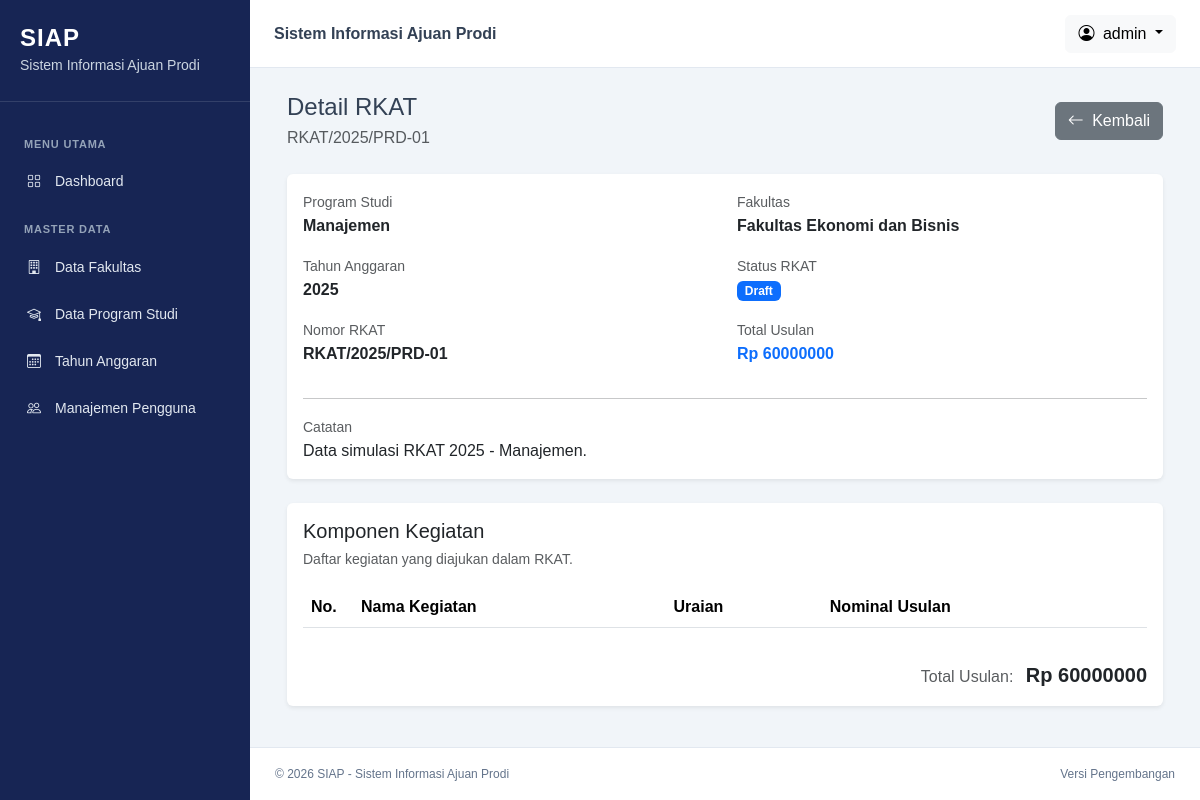
The app's page /rkat/1/ (signed in) with its own data.
### apps/rkat/models.py (models this page shows, shortened)
class RKATSubmission(TimeStampedModel):
    class Status(models.TextChoices):
        DRAFT = "DRAFT", "Draft"
        SUBMITTED = "SUBMITTED", "Diajukan"
        FORWARDED = "FORWARDED", "Diteruskan ke Lembaga"
        DECISION_RECORDED = "DECISION_RECORDED", "Keputusan Lembaga Dicatat"
        ALLOCATION_ADJUSTMENT = "ALLOCATION_ADJUSTMENT", "Penyesuaian Alokasi"
        READY = "READY", "Siap Digunakan"
    study_program = models.ForeignKey(
        StudyProgram,
        on_delete=models.PROTECT,
        related_name="rkat_submissions"
    )
    budget_year = models.ForeignKey(
        BudgetYear,
        on_delete=models.PROTECT,
        related_name="rkat_submissions"
    )
    submission_number = models.CharField(
        max_length=50,
        unique=True
    )
    status = models.CharField(
        max_length=30,
        choices=Status.choices,
        default=Status.DRAFT
    )
    submitted_at = models.DateTimeField(
        null=True,
        blank=True
    )
    notes = models.TextField(
        blank=True
    )
    class Meta:
        db_table = "rkat_submission"
        ordering = ["-created_at"]
        constraints = [
            models.UniqueConstraint(
                fields=["study_program", "budget_year"],
                name="unique_rkat_program_year"
            )
        ]
    @property
    def proposed_total(self):
        return self.activities.aggregate(
            total=Sum("proposed_amount")
        )["total"] or 0

### apps/master_data/models.py (models this page shows, shortened)
class TimeStampedModel(models.Model):
    created_at = models.DateTimeField(auto_now_add=True)
    updated_at = models.DateTimeField(auto_now=True)
    class Meta:
        abstract = True

class StudyProgram(TimeStampedModel):
    faculty = models.ForeignKey(
        Faculty,
        on_delete=models.PROTECT,
        related_name="study_programs"
    )
    name = models.CharField(
        max_length=150,
        verbose_name="Nama Program Studi"
    )
    code = models.CharField(
        max_length=20,
        unique=True,
        verbose_name="Kode Program Studi"
    )
    class Meta:
        db_table = "master_study_program"
        ordering = ["name"]
        verbose_name = "Program Studi"
        verbose_name_plural = "Program Studi"

class Faculty(TimeStampedModel):
    name = models.CharField(
        max_length=150,
        verbose_name="Nama Fakultas"
    )
    code = models.CharField(
        max_length=20,
        unique=True,
        verbose_name="Kode Fakultas"
    )
    address = models.TextField(
        blank=True,
        null=True,
        verbose_name="Alamat"
    )
    class Meta:
        db_table = "master_faculty"
        ordering = ["name"]
        verbose_name = "Fakultas"
        verbose_name_plural = "Fakultas"

class BudgetYear(TimeStampedModel):
    name = models.CharField(
        max_length=20,
        unique=True,
        verbose_name="Tahun Anggaran"
    )
    start_date = models.DateField(
        verbose_name="Tanggal Mulai"
    )
    end_date = models.DateField(
        verbose_name="Tanggal Selesai"
    )
    is_active = models.BooleanField(
        default=False,
        verbose_name="Tahun Aktif"
    )
    class Meta:
        db_table = "master_budget_year"
        ordering = ["-start_date"]
        verbose_name = "Tahun Anggaran"
        verbose_name_plural = "Tahun Anggaran"

### apps/rkat/views.py (the view)
# urls.py: path("<int:pk>/", views.rkat_detail, name="detail"),
@role_required("ADMIN", "PRODI", "FAKULTAS")
def rkat_detail(request, pk):
    rkat = get_object_or_404(
        get_rkat_queryset_for_user(request.user),
        pk=pk,
    )
    return render(request, "rkat/detail.html", {
        "rkat": rkat,
        "activities": rkat.activities.all(),
        "can_edit": (
            request.user.profile.role == "PRODI"
            and rkat.status == RKATSubmission.Status.DRAFT
        ),
    })

### apps/rkat/views.py (called while the page is built)
def get_rkat_queryset_for_user(user):
    profile = user.profile
    queryset = RKATSubmission.objects.select_related(
        "study_program",
        "study_program__faculty",
        "budget_year",
    )
    if profile.role == "PRODI":
        queryset = queryset.filter(
            study_program_id=profile.study_program_id
        )
    elif profile.role == "FAKULTAS":
        queryset = queryset.filter(
            study_program__faculty_id=profile.faculty_id
        )
    return queryset

### templates/rkat/detail.html (shortened to what this page needs)
{% extends "master/base.html" %}
{% block content %}
<div class="container-fluid">
    <div class="d-flex justify-content-between align-items-center mb-4">
        <div>
            <h4 class="mb-1">Detail RKAT</h4>
            <p class="text-muted mb-0">
                {{ rkat.submission_number }}
            </p>
        </div>
        <a href="{% url 'rkat:index' %}" class="btn btn-secondary">
            <i class="bi bi-arrow-left me-1"></i>
            Kembali
        </a>
    </div>
    <div class="card border-0 shadow-sm mb-4">
        <div class="card-body">
            <div class="row">
                <div class="col-md-6 mb-3">
                    <small class="text-muted">Program Studi</small>
                    <div class="fw-semibold">
                        {{ rkat.study_program.name }}
                    </div>
                </div>
                <div class="col-md-6 mb-3">
                    <small class="text-muted">Fakultas</small>
                    <div class="fw-semibold">
                        {{ rkat.study_program.faculty.name }}
                    </div>
                </div>
                <div class="col-md-6 mb-3">
                    <small class="text-muted">Tahun Anggaran</small>
                    <div class="fw-semibold">
                        {{ rkat.budget_year.name }}
                    </div>
                </div>
                <div class="col-md-6 mb-3">
                    <small class="text-muted">Status RKAT</small>
                    <div>
                        <span class="badge bg-primary">
                            {{ rkat.get_status_display }}
                        </span>
                    </div>
                </div>
                <div class="col-md-6 mb-3">
                    <small class="text-muted">Nomor RKAT</small>
                    <div class="fw-semibold">
                        {{ rkat.submission_number }}
                    </div>
                </div>
                <div class="col-md-6 mb-3">
                    <small class="text-muted">Total Usulan</small>
                    <div class="fw-semibold text-primary">
                        Rp {{ rkat.proposed_total|floatformat:0 }}
                    </div>
                </div>
            </div>
            {% if rkat.notes %}
                <hr>
                <small class="text-muted">Catatan</small>
                <p class="mb-0">{{ rkat.notes }}</p>
            {% endif %}
        </div>
    </div>
    <div class="card border-0 shadow-sm">
        <div class="card-body">
            <div class="d-flex justify-content-between align-items-center mb-3">
                <div>
                    <h5 class="mb-1">Komponen Kegiatan</h5>
                    <small class="text-muted">
                        Daftar kegiatan yang diajukan dalam RKAT.
                    </small>
                </div>
            </div>
            <div class="table-responsive">
                <table id="activityTable"
                       class="table table-striped table-hover w-100">
                    <thead>
                        <tr>
                            <th width="50">No.</th>
                            <th>Nama Kegiatan</th>
                            <th>Uraian</th>
                            <th>Nominal Usulan</th>
                        </tr>
                    </thead>
                </table>
            </div>
            <div class="text-end mt-3">
                <span class="text-muted me-2">Total Usulan:</span>
                <strong id="totalProposed" class="fs-5">
                    Rp {{ rkat.proposed_total|floatformat:0 }}
                </strong>
            </div>
        </div>
    </div>
</div>
{% endblock %}
{% block extra_js %}
<link rel="stylesheet"
      href="https://cdn.datatables.net/2.2.2/css/dataTables.bootstrap5.min.css">
{% endblock %}

### templates/master/navbar.html (shortened to what this page needs)
<header class="top-navbar d-flex align-items-center justify-content-between">
    <div class="d-flex align-items-center gap-3">
        <div>
            <span class="fw-semibold">Sistem Informasi Ajuan Prodi</span>
        </div>
    </div>
    <div class="dropdown">
        <button
            class="btn btn-light dropdown-toggle"
            type="button"
            data-bs-toggle="dropdown"
        >
            <i class="bi bi-person-circle me-1"></i>
            {{ request.user.username }}
        </button>
    </div>
</header>

### static/css/style.css (style rules this page uses)
:root { --siap-primary: #2563eb; --siap-sidebar: #172554; --siap-sidebar-hover: #1e3a8a; --siap-background: #f1f5f9; --siap-text: #334155; }
* { box-sizing: border-box; }
body { margin: 0; font-family: Arial, Helvetica, sans-serif; background: var(--siap-background); color: var(--siap-text); }
.top-navbar { min-height: 68px; padding: 12px 24px; background: #fff; border-bottom: 1px solid #e2e8f0; }

### records on screen
RKATSubmission: submission_number "RKAT/2025/PRD-01", study_program.name "Manajemen", study_program.faculty.name "Fakultas Ekonomi dan Bisnis", budget_year.name "2025", status "Draft", proposed_total "60000000", notes "Data simulasi RKAT 2025 - Manajemen."

### other values on screen
{{ request.user.username }} "admin"
